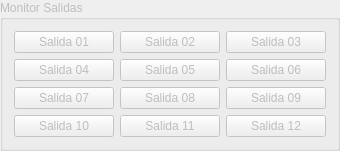
               <widget class="QGroupBox" name="groupBox_10">
                <property name="enabled">
                 <bool>false</bool>
                </property>
                <property name="title">
                 <string>Monitor Salidas</string>
                </property>
                <layout class="QGridLayout" name="gridLayout_15">
                 <item row="0" column="2">
                  <widget class="QPushButton" name="btn_302">
                   <property name="minimumSize">
                    <size>
                     <width>100</width>
                     <height>0</height>
                    </size>
                   </property>
                   <property name="maximumSize">
                    <size>
                     <width>100</width>
                     <height>16777215</height>
                    </size>
                   </property>
                   <property name="text">
                    <string>Salida 03</string>
                   </property>
                  </widget>
                 </item>
                 <item row="1" column="0">
                  <widget class="QPushButton" name="btn_303">
                   <property name="minimumSize">
                    <size>
                     <width>100</width>
                     <height>0</height>
                    </size>
                   </property>
                   <property name="maximumSize">
                    <size>
                     <width>100</width>
                     <height>16777215</height>
                    </size>
                   </property>
                   <property name="text">
                    <string>Salida 04</string>
                   </property>
                  </widget>
                 </item>
                 <item row="1" column="2">
                  <widget class="QPushButton" name="btn_305">
                   <property name="minimumSize">
                    <size>
                     <width>100</width>
                     <height>0</height>
                    </size>
                   </property>
                   <property name="maximumSize">
                    <size>
                     <width>100</width>
                     <height>16777215</height>
                    </size>
                   </property>
                   <property name="text">
                    <string>Salida 06</string>
                   </property>
                  </widget>
                 </item>
                 <item row="0" column="0">
                  <widget class="QPushButton" name="btn_300">
                   <property name="minimumSize">
                    <size>
                     <width>100</width>
                     <height>0</height>
                    </size>
                   </property>
                   <property name="maximumSize">
                    <size>
                     <width>100</width>
                     <height>16777215</height>
                    </size>
                   </property>
                   <property name="text">
                    <string>Salida 01</string>
                   </property>
                  </widget>
                 </item>
                 <item row="0" column="1">
                  <widget class="QPushButton" name="btn_301">
                   <property name="minimumSize">
                    <size>
                     <width>100</width>
                     <height>0</height>
                    </size>
                   </property>
                   <property name="maximumSize">
                    <size>
                     <width>100</width>
                     <height>16777215</height>
                    </size>
                   </property>
                   <property name="text">
                    <string>Salida 02</string>
                   </property>
                  </widget>
                 </item>
                 <item row="2" column="0">
                  <widget class="QPushButton" name="btn_306">
                   <property name="minimumSize">
                    <size>
                     <width>100</width>
                     <height>0</height>
                    </size>
                   </property>
                   <property name="maximumSize">
                    <size>
                     <width>100</width>
                     <height>16777215</height>
                    </size>
                   </property>
                   <property name="text">
                    <string>Salida 07</string>
                   </property>
                  </widget>
                 </item>
                 <item row="1" column="1">
                  <widget class="QPushButton" name="btn_304">
                   <property name="minimumSize">
                    <size>
                     <width>100</width>
                     <height>0</height>
                    </size>
                   </property>
                   <property name="maximumSize">
                    <size>
                     <width>100</width>
                     <height>16777215</height>
                    </size>
                   </property>
                   <property name="text">
                    <string>Salida 05</string>
                   </property>
                  </widget>
                 </item>
                 <item row="3" column="0">
                  <widget class="QPushButton" name="btn_309">
                   <property name="minimumSize">
                    <size>
                     <width>100</width>
                     <height>0</height>
                    </size>
                   </property>
                   <property name="maximumSize">
                    <size>
                     <width>100</width>
                     <height>16777215</height>
                    </size>
                   </property>
                   <property name="text">
                    <string>Salida 10</string>
                   </property>
                  </widget>
                 </item>
                 <item row="2" column="1">
                  <widget class="QPushButton" name="btn_307">
                   <property name="minimumSize">
                    <size>
                     <width>100</width>
                     <height>0</height>
                    </size>
                   </property>
                   <property name="maximumSize">
                    <size>
                     <width>100</width>
                     <height>16777215</height>
                    </size>
                   </property>
                   <property name="text">
                    <string>Salida 08</string>
                   </property>
                  </widget>
                 </item>
                 <item row="2" column="2">
                  <widget class="QPushButton" name="btn_308">
                   <property name="minimumSize">
                    <size>
                     <width>100</width>
                     <height>0</height>
                    </size>
                   </property>
                   <property name="maximumSize">
                    <size>
                     <width>100</width>
                     <height>16777215</height>
                    </size>
                   </property>
                   <property name="text">
                    <string>Salida 09</string>
                   </property>
                  </widget>
                 </item>
                 <item row="3" column="1">
                  <widget class="QPushButton" name="btn_310">
                   <property name="minimumSize">
                    <size>
                     <width>100</width>
                     <height>0</height>
                    </size>
                   </property>
                   <property name="maximumSize">
                    <size>
                     <width>100</width>
                     <height>16777215</height>
                    </size>
                   </property>
                   <property name="text">
                    <string>Salida 11</string>
                   </property>
                  </widget>
                 </item>
                 <item row="3" column="2">
                  <widget class="QPushButton" name="btn_311">
                   <property name="minimumSize">
                    <size>
                     <width>100</width>
                     <height>0</height>
                    </size>
                   </property>
                   <property name="maximumSize">
                    <size>
                     <width>100</width>
                     <height>16777215</height>
                    </size>
                   </property>
                   <property name="text">
                    <string>Salida 12</string>
                   </property>
                  </widget>
                 </item>
                </layout>
               </widget>
